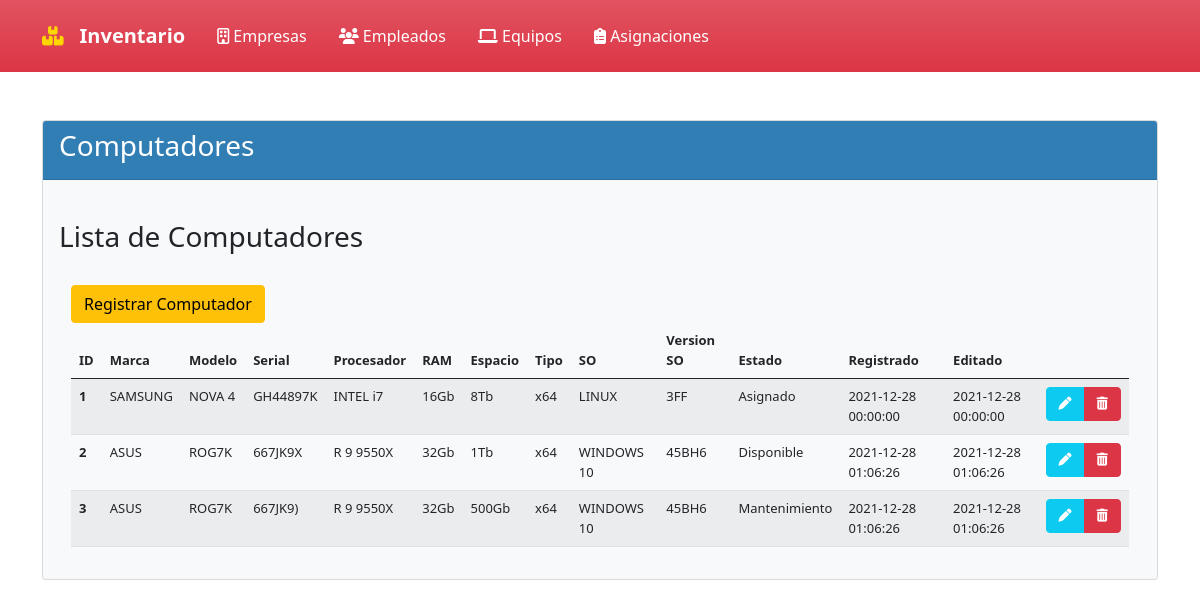
Page /?controlador=Computador&accion=Computadores on the earlier database version.
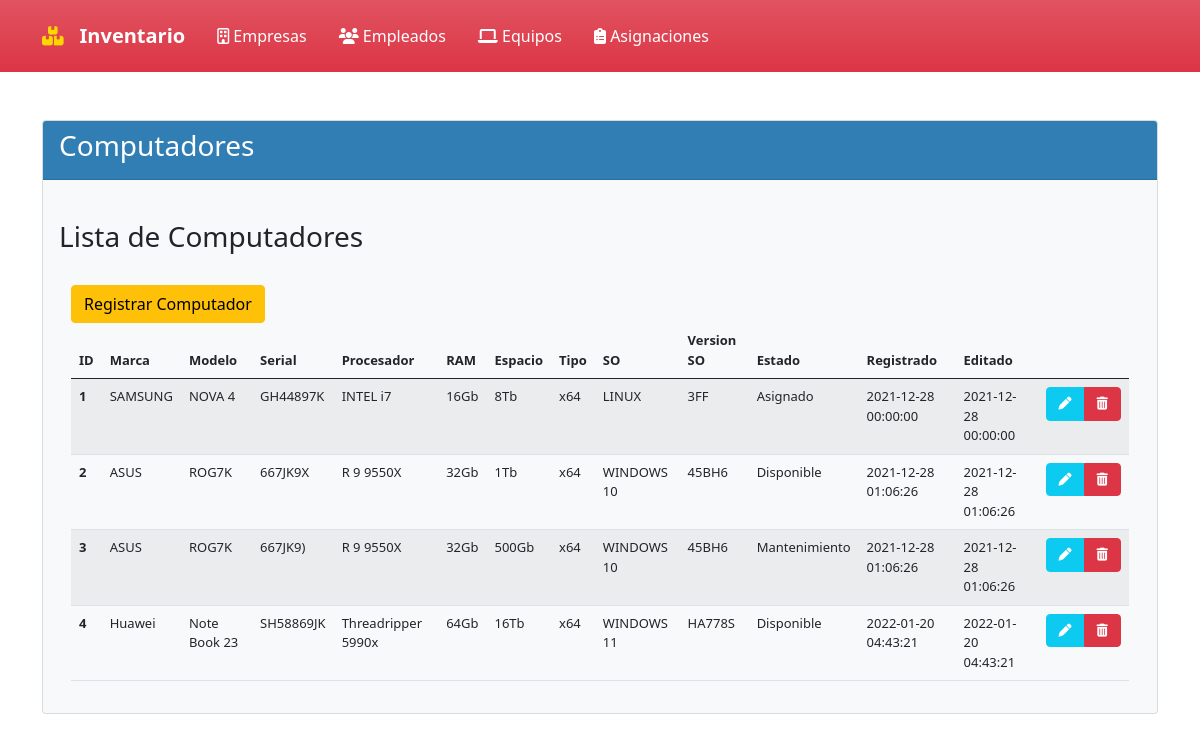
Same page on the later database version.
### tables this page shows
CREATE TABLE COMPUTADOR(
ID_PC INT PRIMARY KEY AUTO_INCREMENT NOT NULL,
MARCA_PC VARCHAR (15) NOT NULL,
MODELO_PC VARCHAR (15) NOT NULL,
SERIAL_PC VARCHAR (20) NOT NULL UNIQUE,
PROCESADOR_PC VARCHAR (20) NOT NULL,
RAM_PC INT (3) NOT NULL,
UNIDAD_RAM_PC CHAR (2) NOT NULL,
ALMACENAMIENTO_PC INT (3) NOT NULL,
UNIDAD_ALMACENAMIENTO_PC CHAR (2) NOT NULL,
TIPO_SISTEMA_PC INT (2) NOT NULL,
SISTEMA_OPERATIVO_PC VARCHAR (10) NOT NULL,
VERSION_SO_PC VARCHAR (7) NOT NULL,
DISPONIBILIDAD_PC CHAR(13) NOT NULL,
ESTADO VARCHAR (8) NOT NULL,
CREATED_AT DATETIME NOT NULL,
UPDATED_AT DATETIME NOT NULL
);

### Controllers/controladorComputador.php (called while the page is built, shortened)
<?php
include_once("Models/modeloComputador.php");
class controladorComputador{
    public function Computadores(){
        $computadores= modeloComputador::selectComputadores();
        include_once("Views/Computador/Computadores.php");
    }
}
?>

### Router.php (called while the page is built, shortened)
<?php
$controlador = new $objControlador();
$accion = ucfirst($accion);
$controlador->$accion();
?>

### Index.php (called while the page is built, shortened)
<?php
    require_once("Views/Template.php");
?>

### Models/modeloComputador.php (called while the page is built, shortened)
<?php
class modeloComputador{
    public function __construct(
        $ID_PC,
        $MARCA_PC,
        $MODELO_PC,
        $SERIAL_PC,
        $PROCESADOR_PC,
        $RAM_PC,
        $UNIDAD_RAM_PC,
        $ALMACENAMIENTO_PC,
        $UNIDAD_ALMACENAMIENTO_PC,
        $TIPO_SISTEMA_PC,
        $SISTEMA_OPERATIVO_PC,
        $VERSION_SO_PC,
        $DISPONIBILIDAD_PC,
        $ESTADO,
        $CREATED_AT,
        $UPDATED_AT
        ){
        $this->ID_PC=$ID_PC;
        $this->MARCA_PC=$MARCA_PC;
        $this->MODELO_PC=$MODELO_PC;
        $this->SERIAL_PC=$SERIAL_PC;
        $this->PROCESADOR_PC=$PROCESADOR_PC;
        $this->RAM_PC=$RAM_PC;
        $this->UNIDAD_RAM_PC=$UNIDAD_RAM_PC;
        $this->ALMACENAMIENTO_PC=$ALMACENAMIENTO_PC;
        $this->UNIDAD_ALMACENAMIENTO_PC=$UNIDAD_ALMACENAMIENTO_PC;
        $this->TIPO_SISTEMA_PC=$TIPO_SISTEMA_PC;
        $this->SISTEMA_OPERATIVO_PC=$SISTEMA_OPERATIVO_PC;
        $this->VERSION_SO_PC=$VERSION_SO_PC;
        $this->DISPONIBILIDAD_PC=$DISPONIBILIDAD_PC;
        $this->CREATED_AT=$CREATED_AT;
        $this->UPDATED_AT=$UPDATED_AT;
    }
    public static function selectComputadores(){
        $listaComputadores=[];
        $conexionDB=connectionDB::crearInstancia();
        $sql = $conexionDB->query("SELECT * FROM COMPUTADOR WHERE ESTADO = 'ACTIVO'");
        foreach($sql->fetchAll() as $computador){
            $listaComputadores[]=new modeloComputador($computador['ID_PC'],$computador['MARCA_PC'],$computador['MODELO_PC'],$computador['SERIAL_PC'],$computador['PROCESADOR_PC'],$computador['RAM_PC'],$computador['UNIDAD_RAM_PC'],$computador['ALMACENAMIENTO_PC'],$computador['UNIDAD_ALMACENAMIENTO_PC'],$computador['TIPO_SISTEMA_PC'],$computador['SISTEMA_OPERATIVO_PC'],$computador['VERSION_SO_PC'],$computador['DISPONIBILIDAD_PC'],$computador['ESTADO'] ,$computador['CREATED_AT'],$computador['UPDATED_AT']);
        };
        return $listaComputadores;
    }
}
?>

### Views/Computador/Computadores.php (the view, shortened to what the changed rows need)
<!doctype html>
<html lang="es">
    <head>
        <link rel="stylesheet" href="https://cdn.jsdelivr.net/npm/bootstrap@5.0.2/dist/css/bootstrap.min.css">
    </head>
    <body>
        <br>
        <div class="card text-dark bg-light">
            <div class="card-body">
                <br>
                <div class="container">
                    <br>
                    <br>
                    <table id="computersTable" class="table table-striped table-hover">
                        <thead>
                            <tr>
                                <th scope="col" style="font-size: small;"> ID</th>
                                <th scope="col" style="font-size: small;"> Marca</th>
                                <th scope="col" style="font-size: small;"> Modelo</th>
                                <th scope="col" style="font-size: small;"> Serial</th>
                                <th scope="col" style="font-size: small;"> Procesador</th>
                                <th scope="col" style="font-size: small;"> RAM</th>
                                <th scope="col" style="font-size: small;"> Espacio</th>
                                <th scope="col" style="font-size: small;"> Tipo</th>
                                <th scope="col" style="font-size: small;"> SO</th>
                                <th scope="col" style="font-size: small;"> Version SO</th>
                                <th scope="col" style="font-size: small;"> Estado</th>
                                <th scope="col" style="font-size: small;"> Registrado</th>
                                <th scope="col" style="font-size: small;"> Editado</th>
                                <th scope="col" style="font-size: small;"> </th>
                            </tr>
                        </thead>
                        <tbody>
                            <?php foreach($computadores as $computador){?>
                                <tr>
                                    <th scope="row" style="font-size: small;"><?php echo $computador->ID_PC ?></th>
                                    <td style="font-size: small;"><?php echo $computador->MARCA_PC ?></td>
                                    <td style="font-size: small;"><?php echo $computador->MODELO_PC ?></td>
                                    <td style="font-size: small;"><?php echo $computador->SERIAL_PC ?></td>
                                    <td style="font-size: small;"><?php echo $computador->PROCESADOR_PC ?></td>
                                    <td style="font-size: small;"><?php echo $computador->RAM_PC ?><?php echo $computador->UNIDAD_RAM_PC ?></td>
                                    <td style="font-size: small;"><?php echo $computador->ALMACENAMIENTO_PC ?><?php echo $computador->UNIDAD_ALMACENAMIENTO_PC ?></td>
                                    <td style="font-size: small;">x<?php echo $computador->TIPO_SISTEMA_PC ?></td>
                                    <td style="font-size: small;"><?php echo $computador->SISTEMA_OPERATIVO_PC ?></td>
                                    <td style="font-size: small;"><?php echo $computador->VERSION_SO_PC ?></td>
                                    <td style="font-size: small;"><?php echo $computador->DISPONIBILIDAD_PC ?></td>
                                    <td style="font-size: small;"><?php echo $computador->CREATED_AT ?></td>
                                    <td style="font-size: small;"><?php echo $computador->UPDATED_AT ?></td>
                                    <td>
                                        <div class="btn-group" role="group" aria-label="">
                                            <a href="#" class="btn btn-info" style="font-size: small;"> <i class="fas fa-pen" style="color:#ffffff;"></i> </a>
                                            <a class="btn btn-danger" style="font-size: small;"> <i class="fas fa-trash-alt" style="color:#ffffff;"></i> <input class="btn val" type="hidden" value="<?php echo $computador->ID_PC ?>"></a>
                                        </div>
                                    </td>
                                </tr>
                            <?php } ?>
                        </tbody>
                    </table>
                </div>
            </div>
        </div>
    </body>
</html>

Differences in the rows shown:
added computador: ID_PC "4", MARCA_PC "Huawei", MODELO_PC "Note Book 23", SERIAL_PC "SH58869JK", PROCESADOR_PC "Threadripper 5990x", RAM_PC "64", UNIDAD_RAM_PC "Gb", ALMACENAMIENTO_PC "16", UNIDAD_ALMACENAMIENTO_PC "Tb", TIPO_SISTEMA_PC "64", SISTEMA_OPERATIVO_PC "WINDOWS 11", VERSION_SO_PC "HA778S", DISPONIBILIDAD_PC "Disponible", CREATED_AT "2022-01-20 04:43:21", UPDATED_AT "2022-01-20 04:43:21"
